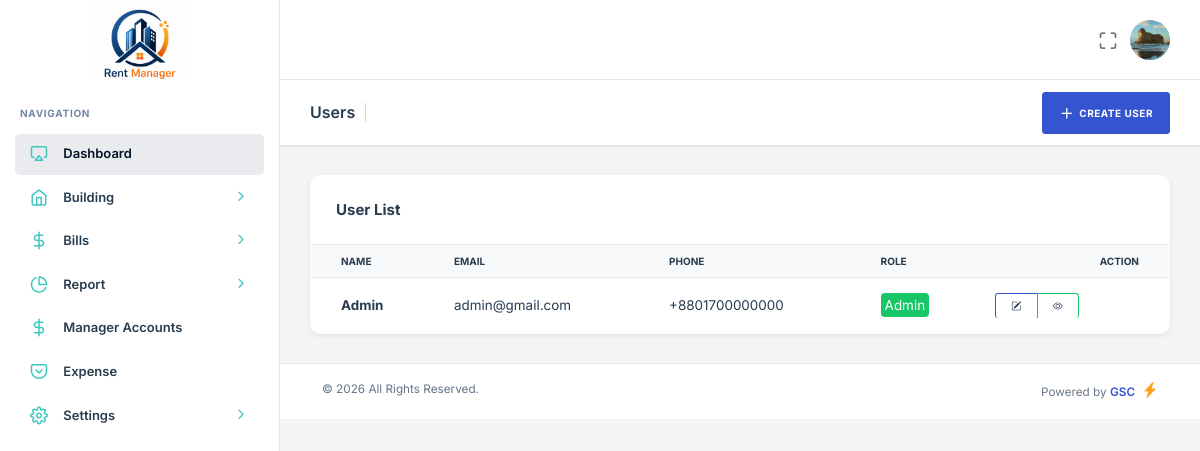
/admin.php?page=users (signed in), run on the app's committed database.
### tables this page shows
CREATE TABLE `tenants` (
  `id` int(11) NOT NULL,
  `name` varchar(150) NOT NULL,
  `phone` varchar(20) NOT NULL,
  `email` varchar(150) DEFAULT NULL,
  `password` varchar(256) NOT NULL DEFAULT '827ccb0eea8a706c4c34a16891f84e7b',
  `status` enum('Active','Inactive','Booked') NOT NULL DEFAULT 'Active',
  `role` enum('Admin','Tenant','Manager') NOT NULL,
  `booking_month` varchar(100) DEFAULT NULL,
  `start_tanent` date DEFAULT NULL,
  `nid_no` varchar(200) DEFAULT NULL,
  `permanent_address` text DEFAULT NULL,
  `family_member` int(11) DEFAULT NULL,
  `tenant_image` varchar(255) DEFAULT NULL,
  `nid_image` varchar(255) DEFAULT NULL,
  `building_id` int(11) DEFAULT NULL,
  `unit_id` int(11) DEFAULT NULL,
  `created_at` timestamp NOT NULL DEFAULT current_timestamp()
);

### pages/users.php (the view, shortened to what this page needs)
<div class="nxl-content">
    <div class="page-header d-flex align-items-center justify-content-between">
        <h5 class="mb-0">
            Users
        </h5>
        <a href="" class="btn btn-primary">
            <i class="feather-plus me-1"></i> Create User
        </a>
    </div>
    <div class="main-content">
        <div class="card shadow-sm">
            <div class="card-header">
                <h6 class="mb-0">User List</h6>
            </div>
            <div class="card-body p-0">
                <div class="table-responsive">
                    <table class="table table-hover mb-0">
                        <thead class="table-light">
                            <tr>
                                <th>Name</th>
                                <th>Email</th>
                                <th>Phone</th>
                                <th>Role</th>
                                <th class="text-end">Action</th>
                            </tr>
                        </thead>
                        <tbody>
                            <?php
                            $user_sql = mysqli_query($db,"SELECT * FROM `tenants` WHERE role IN ('Admin','Manager') ORDER BY id DESC ");
                             while ($row = mysqli_fetch_assoc($user_sql)) {
                                $name = $row['name'];
                                $email = $row['email'];
                                $phone = $row['phone'];
                                $role = $row['role'];
                                ?>
                                <tr>
                                    <td>
                                        <a href="admin.php?page=view_tenant&id=" class="text-secendary fw-bold">
                                            <?= $name ?? 'N/A'; ?>
                                        </a>
                                    </td>
                                    <td><?= $email ?? 'N/A'; ?></td>
                                    <td><?= $phone ?? 'N/A'; ?></td>
                                    <td><span class="bg-<?php if($role == 'Admin') { echo 'success'; } elseif($role == 'Manager') { echo 'warning'; } else { echo 'secondary'; } ?> p-1 rounded-2 text-white"><?= $role ?? 'N/A'; ?></span></td>
                                    <td>
                                        <div class="btn-group align-items-center">
                                            <a class="btn btn-sm btn-outline-primary" title="Edit">
                                                <i class="bi bi-pencil-square"></i>
                                            </a>
                                            <a class="btn btn-sm btn-outline-success" title="View">
                                                <i class="bi bi-eye"></i>
                                            </a>
                                        </div>
                                    </td>
                                </tr>
                            <?php } ?>
                        </tbody>
                    </table>
                </div>
            </div>
        </div>
    </div>
</div>

### includes/header.php (shortened to what this page needs)
<?php
include "database/db.php";
$user_id = $_SESSION['id'];
$sql = mysqli_query($db,"SELECT * FROM `tenants` WHERE id = '$user_id' ");
$user_row = mysqli_fetch_assoc($sql);
$old_image= $user_row['tenant_image'];
?>
<!DOCTYPE html>
<html lang="zxx">
<head>
    <link rel="stylesheet" type="text/css" href="public/assets/css/bootstrap.min.css" />
    <link rel="stylesheet" type="text/css" href="public/assets/vendors/css/vendors.min.css" />
    <link rel="stylesheet" type="text/css" href="public/assets/vendors/css/daterangepicker.min.css" />
    <link rel="stylesheet" type="text/css" href="public/assets/css/theme.min.css" />
    <link rel="stylesheet" href="public/assets/css/style.css">
</head>
<body>
    <?php include "includes/sidebar.php"; ?>
    <header class="nxl-header">
        <div class="header-wrapper">
            <div class="header-right ms-auto">
                <div class="d-flex align-items-center">
                    <div class="nxl-h-item d-none d-sm-flex">
                        <div class="full-screen-switcher">
                            <a href="javascript:void(0);" class="nxl-head-link me-0"
                                onclick="$('body').fullScreenHelper('toggle');">
                                <i class="feather-maximize maximize"></i>
                            </a>
                        </div>
                    </div>
                    <div class="dropdown nxl-h-item">
                        <a href="javascript:void(0);" data-bs-toggle="dropdown" role="button"
                            data-bs-auto-close="outside">
                            <img src="<?php echo $old_image ? 'public/uploads/tenants/'.$old_image : 'public/uploads/tenants/no-image.png' ?>" alt="<?= $old_image ?>"
                                class="img-fluid user-avtar me-0" style="width:40px; height: 40px;"/>
                        </a>
                    </div>
                </div>
            </div>
        </div>
    </header>

### data on the page
tenants: tenant_image (picture), name "Admin", email "admin@gmail.com", phone "+8801700000000", role "Admin"
